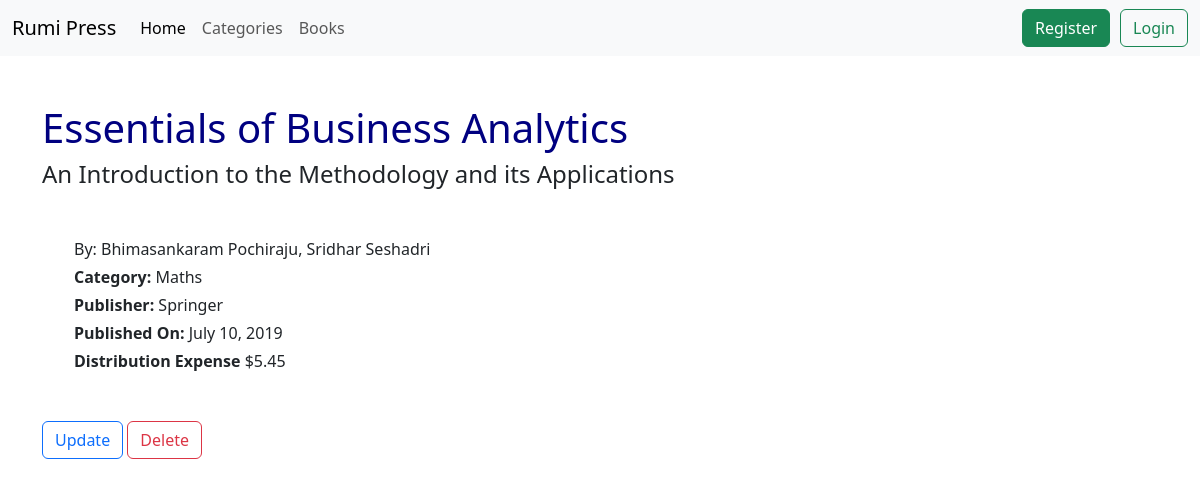
The page /books/2/ on the database its author committed.
### books/models.py (models this page shows, shortened)
class Book(models.Model):
    id = models.AutoField(primary_key=True)
    serial = models.CharField(max_length=255)
    title = models.CharField(max_length=255)
    subtitle = models.CharField(max_length=255)
    authors = models.CharField(max_length=255)
    publisher = models.CharField(max_length=255)
    published_date = models.DateField(default=timezone.now)
    category = models.ForeignKey(Category, on_delete=models.PROTECT, related_name="books")
    distribution_expense = models.DecimalField(max_digits=6, decimal_places=2)

class Category(models.Model):
    name = models.CharField(max_length=255)
    def __str__(self):
        return self.name

### books/views.py (the view)
# urls.py: path("books/<int:pk>/", views.BookDetailView.as_view(), name="book_detail"),
class BookDetailView(generic.DetailView):
    template_name = "books/book_detail.html"
    context_object_name = "book"
    queryset = models.Book.objects.all()

### templates/books/book_detail.html
{% extends '_base.html' %}
{% block content %}
<div class="container mt-5">
  <h1>{{ book.title }}</h1>
  <h4>{{ book.subtitle }}</h4>
  <div class="mt-5">
    <ul>
      <li class="no_bullets mt-1">By: {{ book.authors }}</li>
      <li class="no_bullets mt-1"><strong>Category:</strong> {{ book.category|title }}</li>
      <li class="no_bullets mt-1"><strong>Publisher: </strong>{{ book.publisher|title }}</li>
      <li class="no_bullets mt-1"><strong>Published On: </strong>{{ book.published_date }}</li>
      <li class="no_bullets mt-1"><strong>Distribution Expense</strong>  ${{ book.distribution_expense}}</li>
    </ul>
  </div>
  <div class="mt-5">
    <a class="btn btn-outline-primary" href="{% url 'book_update' book.id %}">Update</a>
    <a class="btn btn-outline-danger ml-5" href="{% url 'book_delete' book.id %}">Delete</a>
  </div>
</div>
{% endblock %}

### static/css/base.css (style rules this page uses)
h1 { color: navy; }
.no_bullets { list-style: none; }

### rows shown on the page
Book: title "Essentials of Business Analytics", subtitle "An Introduction to the Methodology and its Applications", authors "Bhimasankaram Pochiraju, Sridhar Seshadri", category "Maths", publisher "Springer", published_date "July 10, 2019", distribution_expense "5.45"
